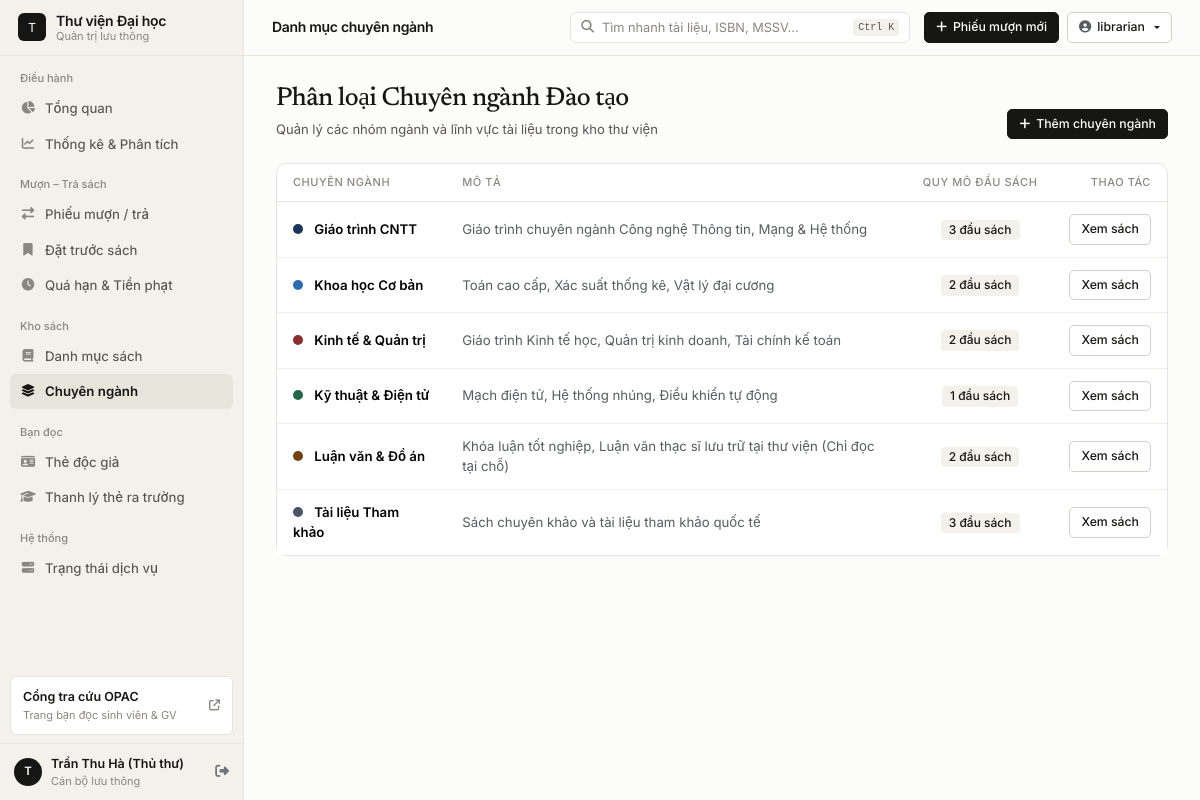
The page /books/categories (signed in) on the database its author committed.
### app/models/user.py (models this page shows, shortened)
class User(UserMixin, db.Model):
    __tablename__ = 'users'
    id = db.Column(db.Integer, primary_key=True)
    username = db.Column(db.String(80), unique=True, nullable=False, index=True)
    email = db.Column(db.String(150), unique=True, nullable=False, index=True)
    password_hash = db.Column(db.String(300), nullable=False)
    full_name = db.Column(db.String(200), nullable=False)
    role = db.Column(db.String(20), default='librarian')  # admin, librarian
    avatar = db.Column(db.String(300))
    is_active = db.Column(db.Boolean, default=True)
    last_login = db.Column(db.DateTime)
    created_at = db.Column(db.DateTime, default=datetime.utcnow)
    updated_at = db.Column(db.DateTime, default=datetime.utcnow, onupdate=datetime.utcnow)
    loans_processed = db.relationship('Loan', backref='librarian', lazy='dynamic', foreign_keys='Loan.librarian_id')
    @property
    def is_admin(self):
        return self.role == 'admin'

### app/models/book.py (models this page shows, shortened)
class Category(db.Model):
    __tablename__ = 'categories'
    id = db.Column(db.Integer, primary_key=True)
    name = db.Column(db.String(100), nullable=False, unique=True)
    description = db.Column(db.Text)
    color = db.Column(db.String(7), default='#6B7280')
    created_at = db.Column(db.DateTime, default=datetime.utcnow)
    books = db.relationship('Book', backref='category', lazy='dynamic')

### app/web/books.py (the view)
@books_bp.route('/categories')
@login_required
def categories():
    cats = BookService.get_all_categories()
    return render_template('books/categories.html', categories=cats)

### app/models/user.py (called while the page is built)
@login_manager.user_loader
def load_user(user_id):
    user = db.session.get(User, int(user_id))
    return user if user and user.is_active else None

### app/service_access.py (called while the page is built)
def service_router(local, remote):
    class Router:
        def __getattr__(self, name):
            target = remote if current_app.config.get('USE_SERVICE_CLIENTS') else local
            return getattr(target, name)
    return Router()

### app/services/book_service.py (called while the page is built)
    @staticmethod
    def get_all_categories():
        return Category.query.order_by(Category.name).all()

### app/templates/books/categories.html (shortened to what this page needs)
{% extends 'base.html' %}
{% block page_title %}Danh mục chuyên ngành{% endblock %}
{% block content %}
<div class="section-header">
    <div>
        <h2 class="section-title">Phân loại Chuyên ngành Đào tạo</h2>
        <p class="section-subtitle">Quản lý các nhóm ngành và lĩnh vực tài liệu trong kho thư viện</p>
    </div>
    <button class="btn btn-primary btn-sm" data-bs-toggle="modal" data-bs-target="#addCategoryModal" type="button">
        <i class="fas fa-plus"></i>Thêm chuyên ngành
    </button>
</div>
<div class="card">
    <div class="table-responsive">
        <table class="table table-hover">
            <thead>
                <tr>
                    <th>Chuyên ngành</th>
                    <th>Mô tả</th>
                    <th class="text-center">Quy mô đầu sách</th>
                    <th class="text-end">Thao tác</th>
                </tr>
            </thead>
            <tbody>
                {% for cat in categories %}
                {% set cnt = cat.book_count if cat.book_count is defined else cat.books.count() %}
                <tr>
                    <td class="fw-semibold">
                        <span class="d-inline-block rounded-circle me-2" style="width:10px;height:10px;background:{{ cat.color }}"></span>
                        {{ cat.name }}
                    </td>
                    <td class="text-muted">{{ cat.description or '—' }}</td>
                    <td class="text-center">
                        <span class="status-pill pill-indigo">{{ cnt }} đầu sách</span>
                    </td>
                    <td class="text-end text-nowrap">
                        <div class="d-inline-flex gap-1">
                            <a href="{{ url_for('books.index', category=cat.id) }}" class="btn btn-outline-primary btn-sm">Xem sách</a>
                        </div>
                    </td>
                </tr>
                {% else %}
                <tr><td colspan="4" class="text-center text-muted py-4">Chưa có chuyên ngành nào.</td></tr>
                {% endfor %}
            </tbody>
        </table>
    </div>
</div>
{% endblock %}

### app/templates/base.html (shortened to what this page needs)
<!DOCTYPE html>
<html lang="vi">
<head>
    <link href="https://cdn.jsdelivr.net/npm/bootstrap@5.3.2/dist/css/bootstrap.min.css" rel="stylesheet">
    <link href="https://cdnjs.cloudflare.com/ajax/libs/font-awesome/6.5.0/css/all.min.css" rel="stylesheet">
    <link href="{{ url_for('static', filename='css/library.css') }}" rel="stylesheet">
</head>
<body data-shell="staff">
<aside id="sidebar">
    <div class="sidebar-brand">
        <a href="{{ url_for('dashboard.index') }}">
            <div class="brand-mark">T</div>
            <div>
                <div class="brand-name">Thư viện Đại học</div>
                <div class="brand-caption">Quản trị lưu thông</div>
            </div>
        </a>
    </div>
    <div class="sidebar-scroll">
        <div class="nav-group-label">Điều hành</div>
        <a href="{{ url_for('dashboard.index') }}"
           class="sidebar-link {% if request.endpoint == 'dashboard.index' %}active{% endif %}">
            <i class="fas fa-chart-pie"></i>
            <span>Tổng quan</span>
        </a>
        <a href="{{ url_for('loans.reports') }}"
           class="sidebar-link {% if request.endpoint == 'loans.reports' %}active{% endif %}">
            <i class="fas fa-chart-line"></i>
            <span>Thống kê & Phân tích</span>
        </a>
        <div class="nav-group-label">Mượn – Trả sách</div>
        <a href="{{ url_for('loans.index') }}"
           class="sidebar-link {% if request.endpoint in ('loans.index', 'loans.detail', 'loans.create', 'loans.return_book') %}active{% endif %}">
            <i class="fas fa-right-left"></i>
            <span>Phiếu mượn / trả</span>
        </a>
        <a href="{{ url_for('loans.reservations') }}"
           class="sidebar-link {% if request.endpoint == 'loans.reservations' %}active{% endif %}">
            <i class="fas fa-bookmark"></i>
            <span>Đặt trước sách</span>
        </a>
        <a href="{{ url_for('loans.overdue') }}"
           class="sidebar-link {% if request.endpoint == 'loans.overdue' %}active{% endif %}">
            <i class="fas fa-clock"></i>
            <span>Quá hạn & Tiền phạt</span>
        </a>
        <div class="nav-group-label">Kho sách</div>
        <a href="{{ url_for('books.index') }}"
           class="sidebar-link {% if request.endpoint in ('books.index', 'books.detail', 'books.create', 'books.edit') %}active{% endif %}">
            <i class="fas fa-book"></i>
            <span>Danh mục sách</span>
        </a>
        <a href="{{ url_for('books.categories') }}"
           class="sidebar-link {% if request.endpoint == 'books.categories' %}active{% endif %}">
            <i class="fas fa-layer-group"></i>
            <span>Chuyên ngành</span>
        </a>
        <div class="nav-group-label">Bạn đọc</div>
        <a href="{{ url_for('members.index') }}"
           class="sidebar-link {% if request.endpoint in ('members.index', 'members.detail', 'members.create', 'members.edit') %}active{% endif %}">
            <i class="fas fa-id-card"></i>
            <span>Thẻ độc giả</span>
        </a>
        <a href="{{ url_for('members.clearance') }}"
           class="sidebar-link {% if request.endpoint == 'members.clearance' %}active{% endif %}">
            <i class="fas fa-graduation-cap"></i>
            <span>Thanh lý thẻ ra trường</span>
        </a>
        <div class="nav-group-label">Hệ thống</div>
        <a href="{{ url_for('dashboard.system_status') }}"
           class="sidebar-link {% if request.endpoint == 'dashboard.system_status' %}active{% endif %}">
            <i class="fas fa-server"></i>
            <span>Trạng thái dịch vụ</span>
        </a>
    </div>
    <a href="{{ url_for('opac.index') }}" class="sidebar-opac-card" data-no-pjax>
        <div>
            <div class="fw-semibold" style="font-size:12.5px">Cổng tra cứu OPAC</div>
            <div style="font-size:11px;color:var(--ink-muted)">Trang bạn đọc sinh viên & GV</div>
        </div>
        <i class="fas fa-arrow-up-right-from-square" style="font-size:11px;color:var(--ink-muted)"></i>
    </a>
    <div class="sidebar-footer">
        <div class="staff-chip">
            <div class="staff-avatar">{{ current_user.full_name[0]|upper }}</div>
            <div class="flex-grow-1 min-w-0">
                <div class="staff-name">{{ current_user.full_name }}</div>
                <div class="staff-role">{{ 'Quản trị hệ thống' if current_user.is_admin else 'Cán bộ lưu thông' }}</div>
            </div>
            <a href="{{ url_for('auth.logout') }}" class="text-secondary ms-1" title="Đăng xuất" data-no-pjax>
                <i class="fas fa-right-from-bracket"></i>
            </a>
        </div>
    </div>
</aside>
<div id="appMain">
    <header id="topbar">
        <h1 class="topbar-heading" id="topbarTitle">{% block page_title %}Bảng điều hành{% endblock %}</h1>
        <button type="button" class="cmd-trigger" id="cmdTrigger">
            <i class="fas fa-magnifying-glass"></i>
            <span class="cmd-label-text">Tìm nhanh tài liệu, ISBN, MSSV...</span>
            <span class="cmd-kbd">Ctrl K</span>
        </button>
        <div class="d-flex align-items-center gap-2">
            <a href="{{ url_for('loans.create') }}" class="btn btn-primary btn-sm">
                <i class="fas fa-plus"></i>
                <span class="d-none d-sm-inline">Phiếu mượn mới</span>
            </a>
            <div class="dropdown">
                <button class="btn btn-outline-secondary btn-sm dropdown-toggle" data-bs-toggle="dropdown" type="button">
                    <i class="fas fa-circle-user text-muted"></i>
                    <span class="d-none d-md-inline">{{ current_user.username }}</span>
                </button>
            </div>
        </div>
    </header>
    <main class="workspace-body" id="pageViewport">
        {% block content %}{% endblock %}
    </main>
</div>
</body>
</html>

### rows shown on the page
User: full_name "T", full_name "Trần Thu Hà (Thủ thư)", role "Cán bộ lưu thông", username "librarian"
Category: name "Giáo trình CNTT", description "Giáo trình chuyên ngành Công nghệ Thông tin, Mạng & Hệ thống", cnt "3"
Category: name "Khoa học Cơ bản", description "Toán cao cấp, Xác suất thống kê, Vật lý đại cương", cnt "2"
Category: name "Kinh tế & Quản trị", description "Giáo trình Kinh tế học, Quản trị kinh doanh, Tài chính kế toán", id "2"
Category: name "Kỹ thuật & Điện tử", description "Mạch điện tử, Hệ thống nhúng, Điều khiển tự động", cnt "1"
Category: name "Luận văn & Đồ án", description "Khóa luận tốt nghiệp, Luận văn thạc sĩ lưu trữ tại thư viện (Chỉ đọc tại chỗ)", cnt "2"
Category: name "Tài liệu Tham khảo", description "Sách chuyên khảo và tài liệu tham khảo quốc tế", cnt "3"
